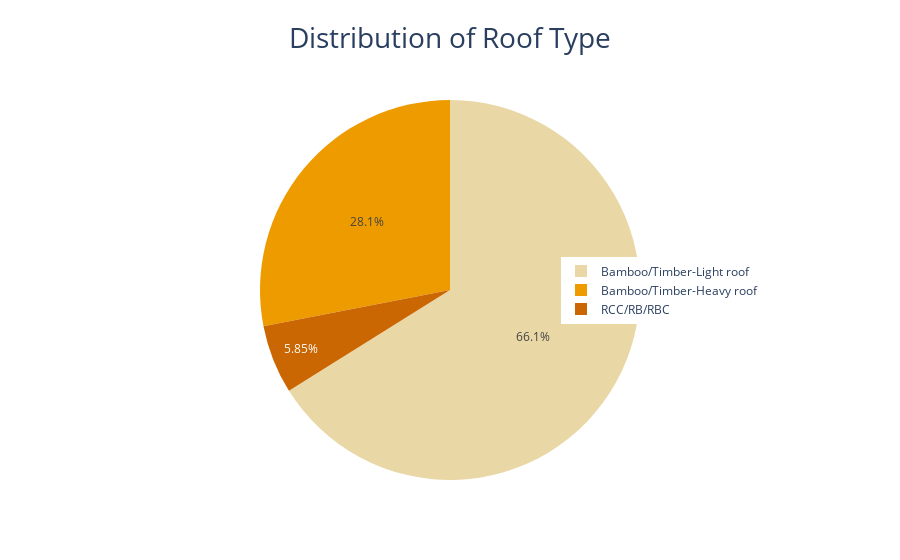

Notebook cell for this chart:
### Markdown cell above
#### Variable: `roof_type`

### Code cell
pie_chart(column='roof_type',
          title='Distribution of Roof Type',
          legend_x=0.65)

### Figure 1 — Plotly figure (JSON) as saved in the notebook; plotly's stock layout.template omitted (floating-point values rounded to 4 significant figures)
{"data": [{"hoverinfo": "label+value", "labels": ["Bamboo/Timber-Light roof", "Bamboo/Timber-Heavy roof", "RCC/RB/RBC"], "marker": {"colors": ["#e9d8a6", "#ee9b00", "#ca6702", "#bb3e03", "#ae2012", "#9b2226"]}, "type": "pie", "values": [503736, 213774, 44584]}], "layout": {"legend": {"x": 0.65, "y": 0.5}, "title": {"font": {"size": 28}, "text": "Distribution of Roof Type", "x": 0.5, "y": 0.95}}}
